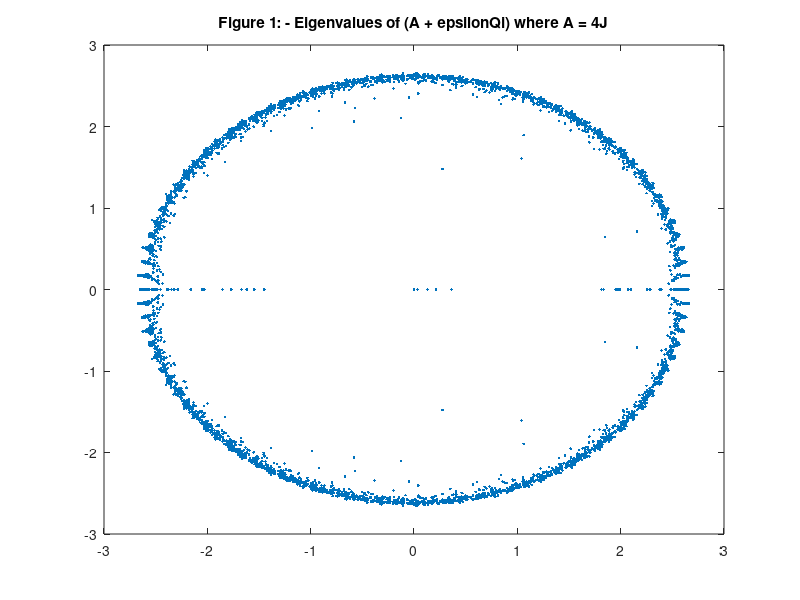
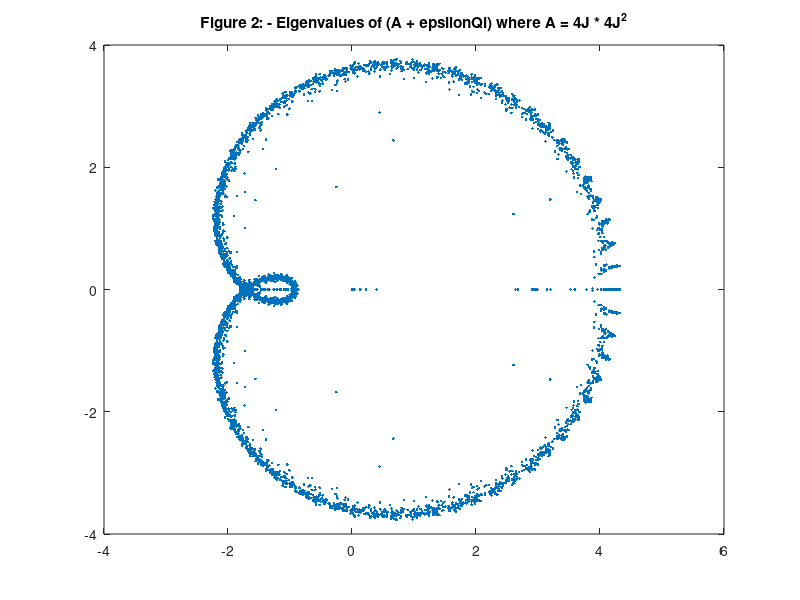
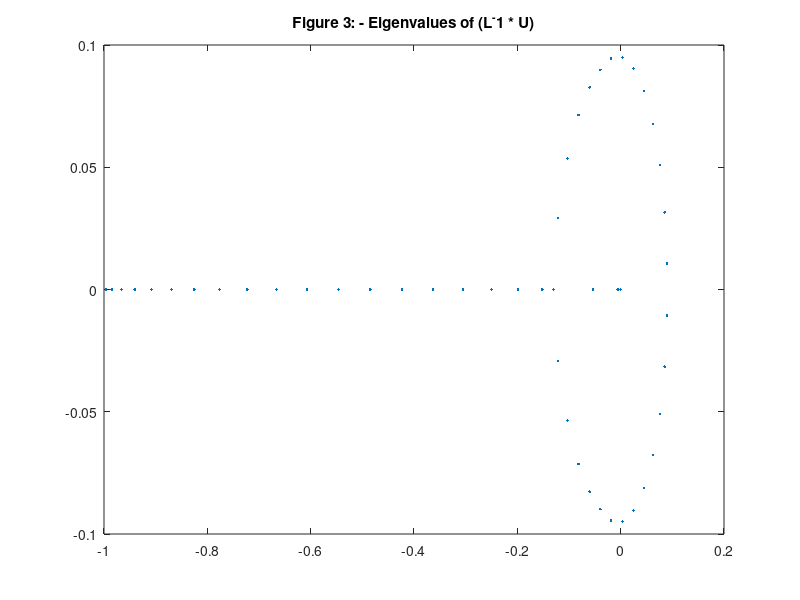
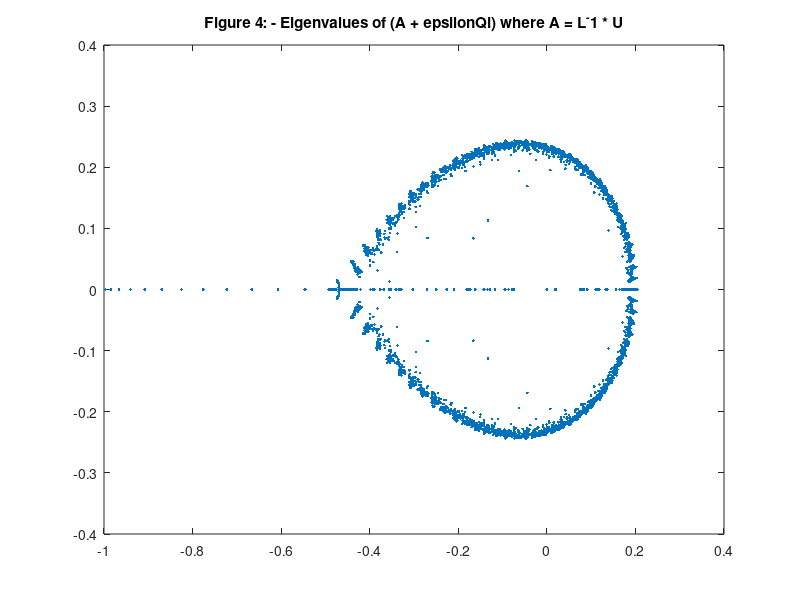

Write the MATLAB code that produced these figures, in order.
% Assignment 4
% Akash Dhami - MACM 316
% The same code file is used, for all parts of the assignment.
% Variables are named with the following format, unless a global variable.
% P[question number][question part letter]_[variable name]

% This is a global variable used throughout the assignment.
% n must be greater than 50
n = 50;

% Question 1  ----------------------------:
% Create Perturbations

% Part A
% Creating a n x n matrix that is populated with
% values between [-1 , 1]
% assuming a maximum n value of 100
P1A_B = randi([-1 1], randi([10 100]));


% Part B
% Generating a orthonormal matrix Q from B using
% QR factorization
[P1B_Q,P1B_R] = qr(P1A_B);

% Part C
% Assuming a constant n of 50.
epsilon = 10^-8;
P1_n = n;
P1C_B = zeros(P1_n,P1_n,100);
P1C_Q = zeros(P1_n,P1_n,100);
P1C_epsilonQ = zeros(P1_n,P1_n,100);

for i = 1:100;
    P1C_B(:,:,i) = randi([-1 1], P1_n);
    [P1C_Q(:,:,i),P1C_R] = qr(P1C_B(:,:,i));
    P1C_epsilonQ(:,:,i) = epsilon * P1C_Q(:,:,i);
    
end


% Question 2  ----------------------------:
% Jordan Block and Limacon.

% Part A
% n = represents the number of 1's that are used in vector.
% to obtain a matrix of 50 x 50, a n value of 49 is used.
P2_n = n - 1;
P2A_V = ones(1,P2_n);
P2A_J = diag(P2A_V,1);

% Part B
% teigAeQi = a temporary 3-d matrix that holds all eigenvalues
% eigAeQi = the converted 2-d matrix that holds all eigenvalues
% This is done to plot the eigenvalues and use the plot command

P2B_A = 4*P2A_J;
P2B_eigA = eig(P2B_A);
P2B_condA = cond(P2B_A);
for i = 1:100;
    P2B_teigAeQi(:,:,i) = eig(P2B_A + P1C_epsilonQ(:,:,i));
end

% Conversion of the 3-d eigenvalue matrix into a 2-d matrix.
P2B_eigAeQi = reshape(P2B_teigAeQi,[],1,1);

% plotting the eigenvalues.
figure();
plot(P2B_eigAeQi,'.');
title('Figure 1: - Eigenvalues of (A + epsilonQi) where A = 4J');
    
% Part C
P2C_A = 4*P2A_J + 4*(P2A_J)^2;
P2C_eigA = eig(P2C_A);
P2C_condA = cond(P2C_A);
for i = 1:100;
    P2C_teigAeQi(:,:,i) = eig(P2C_A + P1C_epsilonQ(:,:,i));
end
P2C_eigAeQi = reshape(P2C_teigAeQi,[],1,1);
figure();
plot(P2C_eigAeQi,'.');
title('Figure 2: - Eigenvalues of (A + epsilonQi) where A = 4J * 4J^2');
    
% Question 3  ----------------------------:
% Gauss-Seidel.

% Part A
P3A_J = P2A_J;
P3A_U = P2A_J;
P3A_S = P2A_J + P2A_J.' + diag(-2 * ones(1,n));
P3A_L = P2A_J.' + diag(-2 * ones(1,n));


% Part B
P3B_A = inv(P3A_L) * P3A_U;
P3B_eigA = eig(P3B_A);
P3B_condA = cond(P3B_A);
figure();
plot(P3B_eigA,'.');
title('Figure 3: - Eigenvalues of (L^-1 * U)');

% Part C
for i = 1:100;
    P3C_teigAeQi(:,:,i) = eig(P3B_A + P1C_epsilonQ(:,:,i));
end
P3C_eigAeQi = reshape(P3C_teigAeQi,[],1,1);
figure();
plot(P3C_eigAeQi,'.');
title('Figure 4: - Eigenvalues of (A + epsilonQi) where A = L^-1 * U');

% Question 4  ----------------------------:
% Polynomial.
% Note: The previously used n-value of 50 is continued for this portion
% of the assignment.


% Part A
P4A_R = linspace(-2,2,n);
P4A_C = poly(P4A_R);

% Part B
P4B_A = compan(P4A_C);

% Part C
P4C_eigA = eig(P4B_A);
P4C_condA = cond(P4B_A);

for i = 1:100;
    P4C_teigAeQi(:,:,i) = eig(P4B_A + P1C_epsilonQ(:,:,i));
end
P4C_eigAeQi = reshape(P4C_teigAeQi,[],1,1);
figure();
plot(P4C_eigAeQi,'.');
title('Figure 5: - Eigenvalues of (A + epsilonQi) where A = Companion Matrix');

% Part D
P4D_M = 2*rand(n) - 1;
[P4D_W, P4D_R] = qr(P4D_M);
P4D_B = P4D_W * diag(P4A_R) * P4D_W';

% Computing Eigenvalues
P4D_eigB = eig(P4D_B);

for i = 1:10;
    P4D_r(i) = ceil(((i-1)*10) + 10 * rand(1));
    P4D_teigBeQi(:,:,i) = eig(P4D_B + P1C_epsilonQ(:,:,P4D_r(i)));
    P4D_teigBeQiQiT(:,:,i) = eig(P4D_B + epsilon * (P1C_Q(:,:,i) + P1C_Q(:,:,i).')); 
end